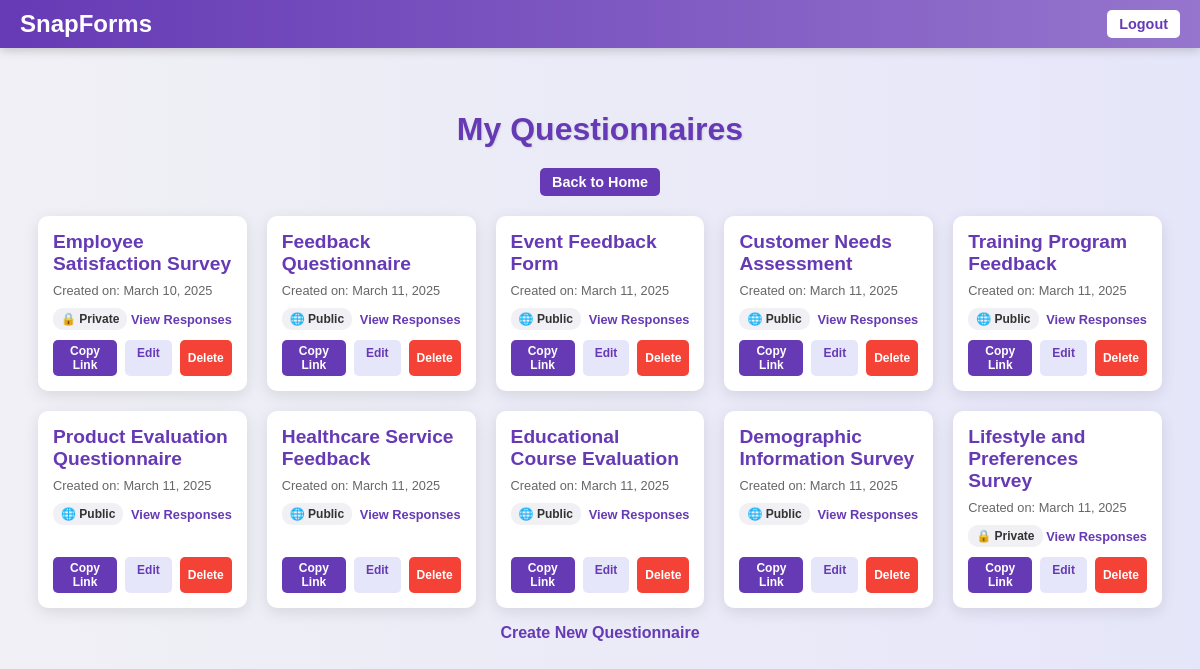
Page /list/ (signed in) on the earlier database version.
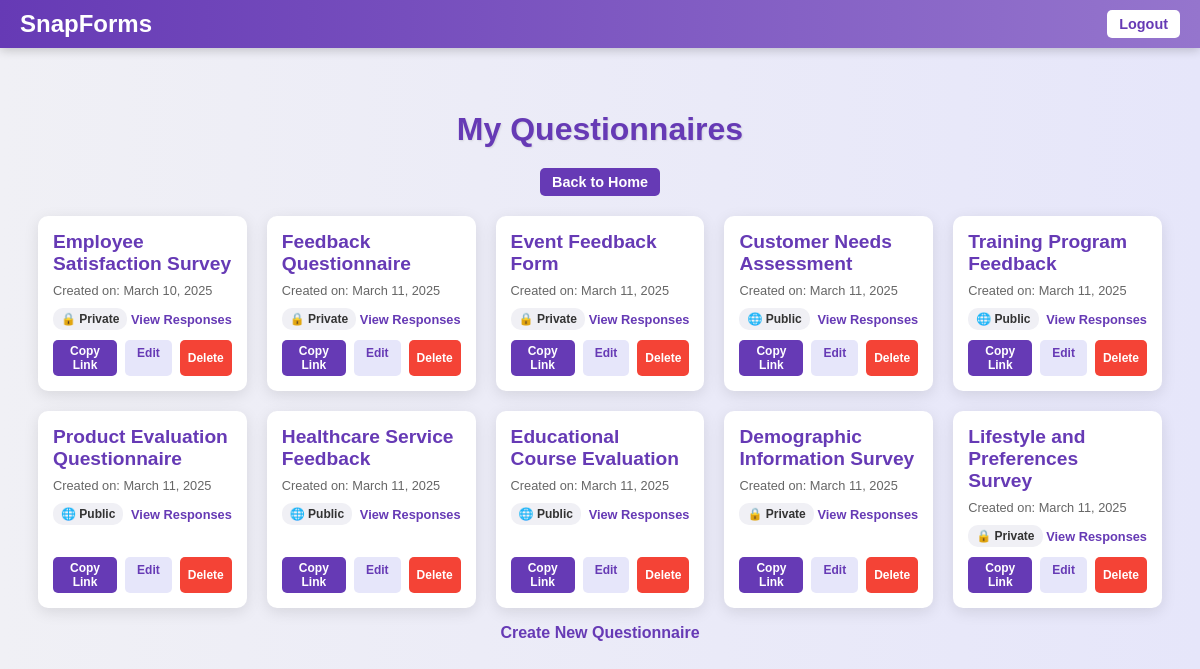
Same page on the later database version.
### accounts/models.py (models this page shows, shortened)
class Questionnaire(models.Model):
    title = models.CharField(max_length=255)
    created_at = models.DateTimeField(auto_now_add=True)
    user = models.ForeignKey(UserProfile, on_delete=models.CASCADE, related_name='questionnaires_users')
    is_public = models.BooleanField(default=True)  # Added field for public/private visibility

### accounts/views.py (the view)
# urls.py: path('list/', views.ListQuestionnairesView.as_view(), name='list_questionnaires'),
@method_decorator(login_required, name='dispatch')
class ListQuestionnairesView(ListView):
    model = Questionnaire
    template_name = 'list_questionnaires.html'
    context_object_name = 'questionnaires'
    def get_queryset(self):
        user_profile, created = UserProfile.objects.get_or_create(user=self.request.user)
        return Questionnaire.objects.filter(user=user_profile)
    def get_context_data(self, **kwargs):
        context = super().get_context_data(**kwargs)
        context['username'] = self.request.user.username
        return context

### accounts/templates/list_questionnaires.html (shortened to what this page needs)
{% extends 'base.html' %}
{% block content %}
    <nav class="navbar">
        <div class="logo">SnapForms</div>
        {% if user.is_authenticated %}
            <button class="logout-button" onclick="handleLogout()">Logout</button>
        {% endif %}
    </nav>
    <div class="container">
        <h1>My Questionnaires</h1>
        <a href="{% url 'home' %}" class="back-button">Back to Home</a>
        {% if user.is_authenticated %}
            {% if questionnaires %}
                <div class="questionnaire-list">
                    {% for questionnaire in questionnaires %}
                    <div class="card" id="card-{{ questionnaire.id }}">
                        <div class="card-content">
                            <h3>{{ questionnaire.title }}</h3>
                            <p class="created-date">Created on: {{ questionnaire.created_at|date:"F j, Y" }}</p>
                            <div class="status-and-actions">
                                <span class="badge {% if questionnaire.is_public %}public{% else %}private{% endif %}">
                                    {{ questionnaire.is_public|yesno:"Public,Private" }}
                                </span>
                                <a href="{% url 'questionnaire_responses' questionnaire.id %}" class="view-responses">
                                    View Responses
                                </a>
                            </div>
                        </div>
                        <div class="card-actions">
                            <button class="copy" onclick="copyToClipboard('{{ request.scheme }}://{{ request.get_host }}{% url 'fill_questionnaire' questionnaire.id %}')">
                                Copy Link
                            </button>
                            <a href="{% url 'edit_questionnaire' questionnaire.id %}" class="edit-button">
                                Edit
                            </a>
                            <button class="delete" onclick="deleteQuestionnaire({{ questionnaire.id }})">
                                Delete
                            </button>
                        </div>
                    </div>
                    {% endfor %}
                </div>
                <p class="create-link"><a href="{% url 'create_questionnaire' %}">Create New Questionnaire</a></p>
            {% else %}
                <p class="no-questionnaires">You haven't created any questionnaires yet. <a href="{% url 'create_questionnaire' %}">Create one now!</a></p>
            {% endif %}
        {% else %}
            <p class="login-prompt">Please <a href="{% url 'login' %}">log in</a> to view and manage your questionnaires.</p>
        {% endif %}
    </div>
{% endblock %}

### accounts/templates/base.html (shortened to what this page needs)
<!DOCTYPE html>
<html lang="en">
<head>
</head>
<body>
    {% block content %}{% endblock %}
</body>
</html>

### accounts/templates/base.html (style rules this page uses)
* { font-family: poppins, Arial, sans-serif; box-sizing: border-box; }
body { margin: 0; padding: 0; background-color: #ede6f6; display: flex; justify-content: center; }

### accounts/templates/list_questionnaires.html (style rules this page uses)
body { margin: 0; font-family: Arial, sans-serif; background: linear-gradient(90deg, #f0f0f5 0%, #e6e6fa 100%); color: #333; }
.edit-button { background-color: #4CAF50; color: white; padding: 6px 12px; border: none; border-radius: 5px; cursor: pointer; font-size: 0.75rem; font-weight: bold; text-decoration: none; transition: background-color 0.3s; }
.navbar { position: fixed; top: 0; left: 0; width: 100%; background: linear-gradient(90deg, #663ab5 0%, #9575cd 100%); padding: 10px 20px; display: flex; justify-content: space-between; align-items: center; box-shadow: 0 2px 10px rgba(0, 0, 0, 0.2); z-index: 1000; }
.navbar .logo { font-size: 1.5rem; font-weight: bold; color: white; }
.edit-button { background-color: #e6e6fa; color: #663ab5; padding: 6px 12px; border: none; border-radius: 5px; cursor: pointer; font-size: 0.75rem; font-weight: bold; text-decoration: none; transition: background-color 0.3s; }
.navbar .logout-button { background-color: #fff; color: #663ab5; border: none; padding: 6px 12px; border-radius: 5px; font-size: 0.9rem; font-weight: bold; cursor: pointer; transition: background-color 0.3s; }
.container { margin-top: 70px; padding: 20px; text-align: center; }
h1 { color: #663ab5; font-size: 2rem; margin-bottom: 20px; text-shadow: 1px 1px 2px rgba(0, 0, 0, 0.1); }
.back-button { display: inline-block; margin-bottom: 20px; padding: 6px 12px; background-color: #663ab5; color: white; text-decoration: none; border-radius: 5px; font-size: 0.9rem; font-weight: bold; transition: background-color 0.3s; }
.questionnaire-list { display: flex; flex-wrap: wrap; justify-content: center; gap: 20px; }
.card { background: white; border-radius: 10px; padding: 15px; width: 18%; min-width: 180px; min-height: 120px; box-shadow: 0 4px 15px rgba(0, 0, 0, 0.1); display: flex; flex-direction: column; justify-content: space-between; transition: transform 0.3s, box-shadow 0.3s; }
.card-content { text-align: left; }
.card-content h3 { margin: 0 0 8px; color: #663ab5; font-size: 1.2rem; word-wrap: break-word; }
.card-content .created-date { margin: 5px 0; color: #666; font-size: 0.8rem; }
.status-and-actions { display: flex; align-items: center; justify-content: space-between; margin-top: 10px; }
.badge { padding: 4px 8px; border-radius: 10px; font-size: 0.75rem; font-weight: bold; background-color: #f0f0f5; color: #333; }
.badge.public::before { content: "🌐 "; }
.badge.private::before { content: "🔒 "; }
.view-responses { color: #663ab5; text-decoration: none; font-weight: bold; font-size: 0.8rem; transition: color 0.3s; }
.card-actions { display: flex; gap: 8px; margin-top: 10px; justify-content: flex-end; }
.card-actions button { padding: 4px 8px; border: none; border-radius: 5px; cursor: pointer; font-size: 0.75rem; font-weight: bold; transition: background-color 0.3s; }
.card-actions .copy { background-color: #663ab5; color: white; }
.card-actions .delete { background-color: #f44336; color: white; }
.create-link a, .no-questionnaires a, .login-prompt a { color: #663ab5; text-decoration: none; font-weight: bold; font-size: 2 rem; }

Differences in the rows shown:
changed Questionnaire "Feedback Questionnaire": is_public "Public" → "Private"
changed Questionnaire "Event Feedback Form": is_public "Public" → "Private"
changed Questionnaire "Demographic Information Survey": is_public "Public" → "Private"
